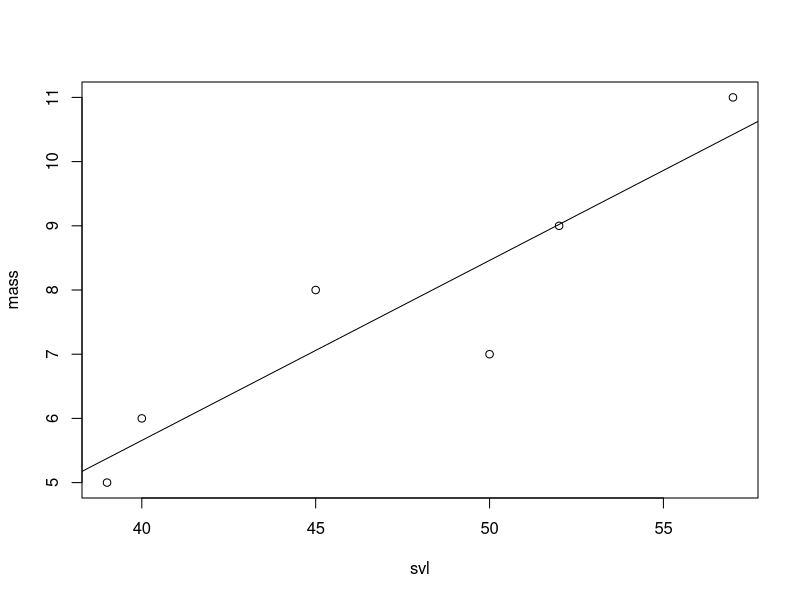
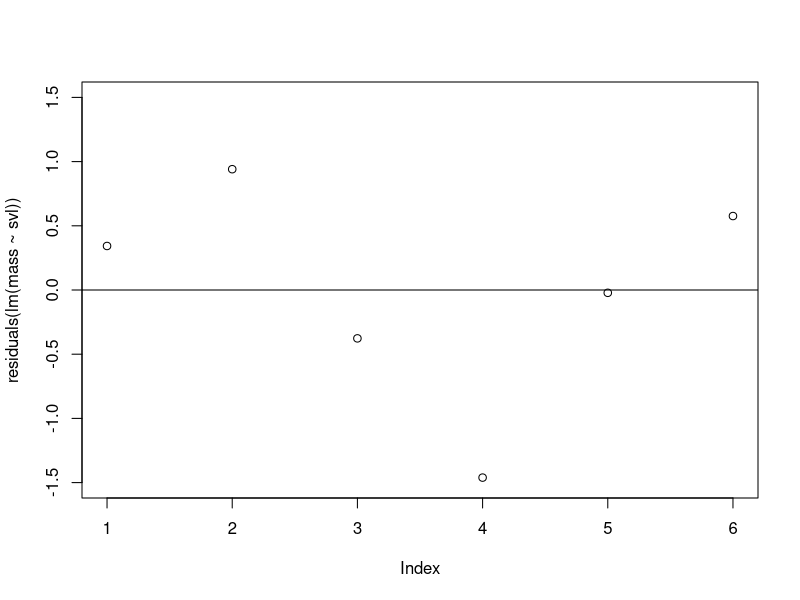

The R source for these figures, in order:
#'---
#'title: "Example"
#'author: ""
#'---
#' # A minimal example for knitr/ezknitr
#' 
#' This is an example of how to code (and then spin that code) to produce html documents with the ROxygen language
#' 
#' Regular, in-line text written like this with a "pound-appostrophe" symbol
#' 
#' ## Headers are coded with additional pounds
#' 
#' R-code is simply written without any pounds in "chunks," which have many options.
#' 
#' It's good practice to give each R-code chunk an informative name!
#' 
#' R-code comments are written as usual with one pound symbol
#' 
#' ## Document Preamble
#+ docPreamble, warning=FALSE, message=FALSE
library(knitr) 
# Chunk options
opts_chunk$set(fig.width=5, fig.height=5)

#' ## Data Entry
#+ dataEntry
# Snake dataset (Kery p 68)
mass <- c(6,8,5,7,9,11) # snake body mass in 10g
pop <- factor(c(1,1,2,2,3,3)) # population where factor = categorical variable
region <- factor(c(1,1,1,1,2,2)) 
hab <- factor(c(1,2,3,1,2,3)) # habitat
svl <- c(40, 45, 39, 50, 52, 57) # snout-vent length in mm?

#' ## Plotting
#' First, plot the regression between snout-vent length and body mass,
#' 
#' Then plot the residuals 
#+ massVsvl
# Plot of snout-vent length versus body mass
plot(svl,mass)
abline(lm(mass~svl))
# This plot will get saved as massVsvl-1.pdf with figure sizes specified above in the preamble
#+ massVsvlResiduals, fig.width=5, fig.height=4
# Plot of residuals from snout-vent length versus body mass
#+ fig.height=4, fig.width=8
plot(residuals(lm(mass~svl)), ylim = c(-1.5, 1.5))
abline(h = 0)
# This plot will get saved as massVsvlResiduals-1.pdf with figure sizes specified above in the chunk code

#' ## Document Footer
#'
#' Create a reproducible using:
#' 
#' rmarkdown::render("Rcode/example_roxygen.R", output_dir = "Output", output_format="pdf_document")
#' 
#' Alternative output formats include "html_document", "word_document",or "all" 
#'
#' - Also, notice how easily you can add bullet points with roxygen!
#' 
#' Session Information:
#+ sessionInfo
sessionInfo()